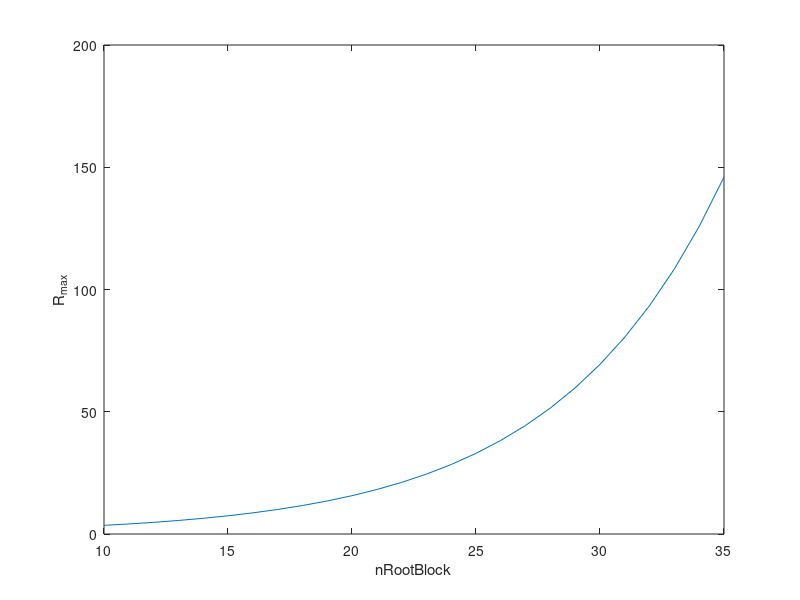

Reproduce this figure in MATLAB.
ncell = 4; % number of cell per block
n_u = 6; % number of cell underneath the surface

nRootBlock = 10:35;
R_max = (5/4).^(nRootBlock * ncell/n_u - 1);
plot(nRootBlock,R_max);

ylabel('R_{max}');
xlabel('nRootBlock');